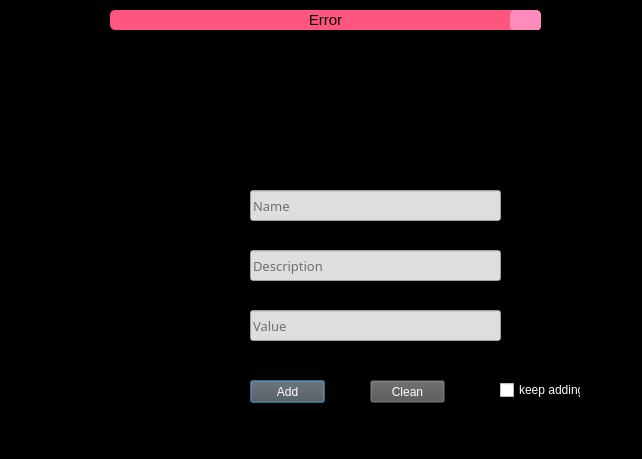
<?xml version="1.0" encoding="UTF-8"?>
<ui version="4.0">
 <class>Dialog</class>
 <widget class="QDialog" name="Dialog">
  <property name="geometry">
   <rect>
    <x>0</x>
    <y>0</y>
    <width>642</width>
    <height>459</height>
   </rect>
  </property>
  <property name="windowTitle">
   <string>Dialog</string>
  </property>
  <widget class="QLabel" name="label">
   <property name="geometry">
    <rect>
     <x>-50</x>
     <y>-40</y>
     <width>791</width>
     <height>561</height>
    </rect>
   </property>
   <property name="styleSheet">
    <string notr="true">background-color: rgb(0, 0, 0);</string>
   </property>
   <property name="text">
    <string/>
   </property>
  </widget>
  <widget class="QLineEdit" name="Name">
   <property name="geometry">
    <rect>
     <x>250</x>
     <y>190</y>
     <width>251</width>
     <height>31</height>
    </rect>
   </property>
   <property name="palette">
    <palette>
     <active>
      <colorrole role="WindowText">
       <brush brushstyle="SolidPattern">
        <color alpha="255">
         <red>0</red>
         <green>0</green>
         <blue>0</blue>
        </color>
       </brush>
      </colorrole>
      <colorrole role="Button">
       <brush brushstyle="SolidPattern">
        <color alpha="255">
         <red>222</red>
         <green>222</green>
         <blue>222</blue>
        </color>
       </brush>
      </colorrole>
      <colorrole role="Text">
       <brush brushstyle="SolidPattern">
        <color alpha="255">
         <red>0</red>
         <green>0</green>
         <blue>0</blue>
        </color>
       </brush>
      </colorrole>
      <colorrole role="ButtonText">
       <brush brushstyle="SolidPattern">
        <color alpha="255">
         <red>0</red>
         <green>0</green>
         <blue>0</blue>
        </color>
       </brush>
      </colorrole>
      <colorrole role="Base">
       <brush brushstyle="SolidPattern">
        <color alpha="255">
         <red>222</red>
         <green>222</green>
         <blue>222</blue>
        </color>
       </brush>
      </colorrole>
      <colorrole role="Window">
       <brush brushstyle="SolidPattern">
        <color alpha="255">
         <red>222</red>
         <green>222</green>
         <blue>222</blue>
        </color>
       </brush>
      </colorrole>
      <colorrole role="PlaceholderText">
       <brush brushstyle="NoBrush">
        <color alpha="128">
         <red>0</red>
         <green>0</green>
         <blue>0</blue>
        </color>
       </brush>
      </colorrole>
     </active>
     <inactive>
      <colorrole role="WindowText">
       <brush brushstyle="SolidPattern">
        <color alpha="255">
         <red>0</red>
         <green>0</green>
         <blue>0</blue>
        </color>
       </brush>
      </colorrole>
      <colorrole role="Button">
       <brush brushstyle="SolidPattern">
        <color alpha="255">
         <red>222</red>
         <green>222</green>
         <blue>222</blue>
        </color>
       </brush>
      </colorrole>
      <colorrole role="Text">
       <brush brushstyle="SolidPattern">
        <color alpha="255">
         <red>0</red>
         <green>0</green>
         <blue>0</blue>
        </color>
       </brush>
      </colorrole>
      <colorrole role="ButtonText">
       <brush brushstyle="SolidPattern">
        <color alpha="255">
         <red>0</red>
         <green>0</green>
         <blue>0</blue>
        </color>
       </brush>
      </colorrole>
      <colorrole role="Base">
       <brush brushstyle="SolidPattern">
        <color alpha="255">
         <red>222</red>
         <green>222</green>
         <blue>222</blue>
        </color>
       </brush>
      </colorrole>
      <colorrole role="Window">
       <brush brushstyle="SolidPattern">
        <color alpha="255">
         <red>222</red>
         <green>222</green>
         <blue>222</blue>
        </color>
       </brush>
      </colorrole>
      <colorrole role="PlaceholderText">
       <brush brushstyle="NoBrush">
        <color alpha="128">
         <red>0</red>
         <green>0</green>
         <blue>0</blue>
        </color>
       </brush>
      </colorrole>
     </inactive>
     <disabled>
      <colorrole role="WindowText">
       <brush brushstyle="SolidPattern">
        <color alpha="255">
         <red>0</red>
         <green>0</green>
         <blue>0</blue>
        </color>
       </brush>
      </colorrole>
      <colorrole role="Button">
       <brush brushstyle="SolidPattern">
        <color alpha="255">
         <red>222</red>
         <green>222</green>
         <blue>222</blue>
        </color>
       </brush>
      </colorrole>
      <colorrole role="Text">
       <brush brushstyle="SolidPattern">
        <color alpha="255">
         <red>0</red>
         <green>0</green>
         <blue>0</blue>
        </color>
       </brush>
      </colorrole>
      <colorrole role="ButtonText">
       <brush brushstyle="SolidPattern">
        <color alpha="255">
         <red>0</red>
         <green>0</green>
         <blue>0</blue>
        </color>
       </brush>
      </colorrole>
      <colorrole role="Base">
       <brush brushstyle="SolidPattern">
        <color alpha="255">
         <red>222</red>
         <green>222</green>
         <blue>222</blue>
        </color>
       </brush>
      </colorrole>
      <colorrole role="Window">
       <brush brushstyle="SolidPattern">
        <color alpha="255">
         <red>222</red>
         <green>222</green>
         <blue>222</blue>
        </color>
       </brush>
      </colorrole>
      <colorrole role="PlaceholderText">
       <brush brushstyle="NoBrush">
        <color alpha="128">
         <red>0</red>
         <green>0</green>
         <blue>0</blue>
        </color>
       </brush>
      </colorrole>
     </disabled>
    </palette>
   </property>
   <property name="font">
    <font>
     <family>Muli Light</family>
     <pointsize>10</pointsize>
    </font>
   </property>
   <property name="tabletTracking">
    <bool>false</bool>
   </property>
   <property name="styleSheet">
    <string notr="true">QLineEdit {	
	border-color: rgb(85, 0, 255);
	background-color: rgb(222, 222, 222);
	color: rgb(0, 0, 0);
}
QLineEdit:hover {
	border:2px solid rgb(75, 0, 245);
}
QLineEdit:focus {
	border:2px solid rgb(45, 0, 205);

}</string>
   </property>
   <property name="text">
    <string/>
   </property>
   <property name="placeholderText">
    <string>Name </string>
   </property>
  </widget>
  <widget class="QLineEdit" name="description">
   <property name="geometry">
    <rect>
     <x>250</x>
     <y>250</y>
     <width>251</width>
     <height>31</height>
    </rect>
   </property>
   <property name="font">
    <font>
     <family>Muli Light</family>
     <pointsize>10</pointsize>
     <weight>50</weight>
     <italic>false</italic>
     <bold>false</bold>
     <kerning>true</kerning>
    </font>
   </property>
   <property name="tabletTracking">
    <bool>false</bool>
   </property>
   <property name="acceptDrops">
    <bool>true</bool>
   </property>
   <property name="styleSheet">
    <string notr="true">QLineEdit {	
	border-color: rgb(85, 0, 255);
	background-color: rgb(222, 222, 222);
	color: rgb(0, 0, 0);
}
QLineEdit:hover {
	border:2px solid rgb(75, 0, 245);
}
QLineEdit:focus {
	border:2px solid rgb(45, 0, 205);

}</string>
   </property>
   <property name="text">
    <string/>
   </property>
   <property name="placeholderText">
    <string>Description </string>
   </property>
   <property name="cursorMoveStyle">
    <enum>Qt::LogicalMoveStyle</enum>
   </property>
   <property name="clearButtonEnabled">
    <bool>false</bool>
   </property>
  </widget>
  <widget class="QLineEdit" name="Value">
   <property name="geometry">
    <rect>
     <x>250</x>
     <y>310</y>
     <width>251</width>
     <height>31</height>
    </rect>
   </property>
   <property name="font">
    <font>
     <family>Muli Light</family>
     <pointsize>10</pointsize>
    </font>
   </property>
   <property name="styleSheet">
    <string notr="true">QLineEdit {	
	border-color: rgb(85, 0, 255);
	background-color: rgb(222, 222, 222);
	color: rgb(0, 0, 0);
}
QLineEdit:hover {
	border:2px solid rgb(75, 0, 245);
}
QLineEdit:focus {
	border:2px solid rgb(45, 0, 205);

}</string>
   </property>
   <property name="placeholderText">
    <string>Value </string>
   </property>
  </widget>
  <widget class="QLabel" name="descimage">
   <property name="geometry">
    <rect>
     <x>170</x>
     <y>240</y>
     <width>81</width>
     <height>41</height>
    </rect>
   </property>
   <property name="styleSheet">
    <string notr="true">image: url(:/img/nome_00000/desc_1_00000.png);</string>
   </property>
   <property name="text">
    <string/>
   </property>
  </widget>
  <widget class="QLabel" name="nomeimg">
   <property name="geometry">
    <rect>
     <x>170</x>
     <y>180</y>
     <width>81</width>
     <height>41</height>
    </rect>
   </property>
   <property name="styleSheet">
    <string notr="true">image: url(:/img/nome_1_00000.png);</string>
   </property>
   <property name="text">
    <string/>
   </property>
  </widget>
  <widget class="QLabel" name="valorimage">
   <property name="geometry">
    <rect>
     <x>170</x>
     <y>310</y>
     <width>81</width>
     <height>41</height>
    </rect>
   </property>
   <property name="styleSheet">
    <string notr="true">image: url(:/img/nome_1_00001_00000.png);</string>
   </property>
   <property name="text">
    <string/>
   </property>
  </widget>
  <widget class="QLabel" name="logotexto">
   <property name="geometry">
    <rect>
     <x>0</x>
     <y>10</y>
     <width>641</width>
     <height>141</height>
    </rect>
   </property>
   <property name="styleSheet">
    <string notr="true">image: url(:/img/Capturar_00000.png);</string>
   </property>
   <property name="text">
    <string/>
   </property>
  </widget>
  <widget class="QPushButton" name="addbutton">
   <property name="geometry">
    <rect>
     <x>250</x>
     <y>380</y>
     <width>75</width>
     <height>23</height>
    </rect>
   </property>
   <property name="styleSheet">
    <string notr="true">color: rgb(255, 255, 255);
gridline-color: rgb(255, 255, 255);
border-color: rgb(255, 255, 255);
background-color: rgb(83, 83, 83);</string>
   </property>
   <property name="text">
    <string>Add</string>
   </property>
  </widget>
  <widget class="QPushButton" name="cleanbutton">
   <property name="geometry">
    <rect>
     <x>370</x>
     <y>380</y>
     <width>75</width>
     <height>23</height>
    </rect>
   </property>
   <property name="styleSheet">
    <string notr="true">color: rgb(255, 255, 255);
border-color: rgb(255, 255, 255);
background-color: rgb(83, 83, 83);</string>
   </property>
   <property name="text">
    <string>Clean</string>
   </property>
  </widget>
  <widget class="QCheckBox" name="checkBox">
   <property name="geometry">
    <rect>
     <x>500</x>
     <y>380</y>
     <width>81</width>
     <height>20</height>
    </rect>
   </property>
   <property name="styleSheet">
    <string notr="true">color: rgb(255, 255, 255);</string>
   </property>
   <property name="text">
    <string>keep adding</string>
   </property>
  </widget>
  <widget class="QFrame" name="error">
   <property name="geometry">
    <rect>
     <x>110</x>
     <y>10</y>
     <width>431</width>
     <height>20</height>
    </rect>
   </property>
   <property name="styleSheet">
    <string notr="true">background-color: rgb(255, 85, 127);
border-radius: 5px</string>
   </property>
   <property name="frameShape">
    <enum>QFrame::StyledPanel</enum>
   </property>
   <property name="frameShadow">
    <enum>QFrame::Raised</enum>
   </property>
   <widget class="QLabel" name="label_2">
    <property name="geometry">
     <rect>
      <x>190</x>
      <y>0</y>
      <width>51</width>
      <height>21</height>
     </rect>
    </property>
    <property name="text">
     <string>&lt;html&gt;&lt;head/&gt;&lt;body&gt;&lt;p align=&quot;center&quot;&gt;&lt;span style=&quot; font-size:11pt;&quot;&gt;Error&lt;/span&gt;&lt;/p&gt;&lt;/body&gt;&lt;/html&gt;</string>
    </property>
   </widget>
   <widget class="QPushButton" name="xcancel">
    <property name="geometry">
     <rect>
      <x>400</x>
      <y>0</y>
      <width>31</width>
      <height>21</height>
     </rect>
    </property>
    <property name="styleSheet">
     <string notr="true">QPushButton {
	image: url(:/img/3052270_letter_lowercase_red_x_icon.png);
	botder-radius: 5px;
	
	background-color: rgb(255, 139, 189);
}
QPushButton:hover {
	background-color: rgb(35, 35, 35);
	color: rgb(200, 200, 200);
}</string>
    </property>
    <property name="text">
     <string/>
    </property>
   </widget>
  </widget>
  <zorder>label</zorder>
  <zorder>Name</zorder>
  <zorder>description</zorder>
  <zorder>Value</zorder>
  <zorder>descimage</zorder>
  <zorder>nomeimg</zorder>
  <zorder>valorimage</zorder>
  <zorder>addbutton</zorder>
  <zorder>cleanbutton</zorder>
  <zorder>checkBox</zorder>
  <zorder>logotexto</zorder>
  <zorder>error</zorder>
 </widget>
 <resources>
  <include location="../imgs/img.qrc"/>
 </resources>
 <connections/>
</ui>
